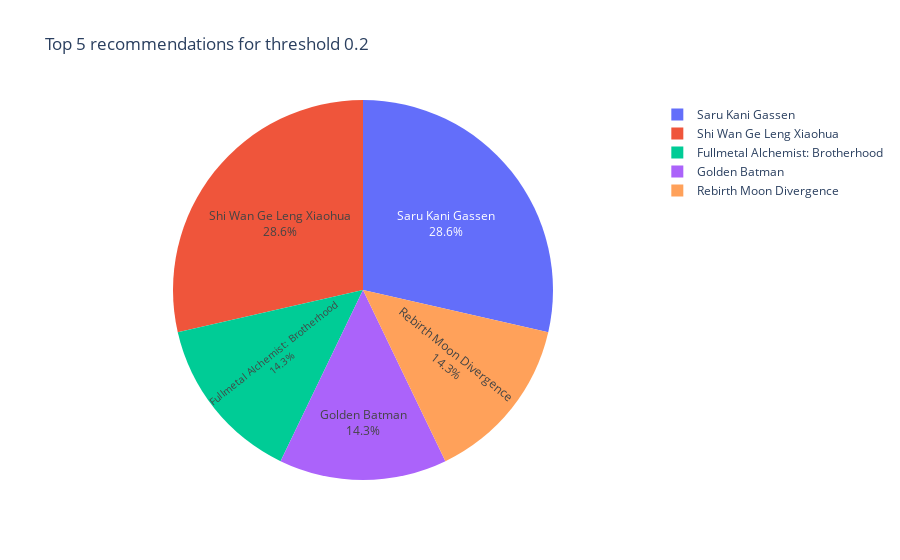

This figure's notebook cell:
### Markdown cell above
Given a target anime "Kimi no Na wa." and recommending a list of similar anime based on cosine similarity scores with different threshold values

### Code cell
threshold_values = [0.2, 0.5, 0.9]
target_anime = 'Kimi no Na wa.'

for threshold in threshold_values:
    # Get recommendations for the current threshold
    recommended_anime = recommend_similar_anime(target_anime, threshold=threshold)

    # Create a DataFrame to display the recommended anime
    df_recommendations = pd.DataFrame(recommended_anime, columns=['Recommended Anime'])

    # Add additional information
    num_recommendations = len(recommended_anime)
    value_counts = df_recommendations['Recommended Anime'].value_counts()
    top_5_recommendations = value_counts.head(5)

    # Create pie chart of the top 5 recommendations
    fig = px.pie(names=top_5_recommendations.index, values=top_5_recommendations.values,
                 title=f'Top 5 recommendations for threshold {threshold}',
                 labels={'names': 'Anime', 'values': 'Count'})
    fig.update_traces(textposition='inside', textinfo='percent+label')
    fig.show()

    # Display the information for the current threshold
    print(f"\nRecommendations for threshold {threshold}:")
    print("Recommended anime similar to '{}':".format(target_anime))
    print(df_recommendations)
    print("\nNumber of recommendations:", num_recommendations)
    print("\nValue counts of recommended anime:")
    print(value_counts)
    print("\nTop 5 recommendations:")
    print(top_5_recommendations)

### Figure 1 — Plotly figure (JSON) as saved in the notebook; plotly's stock layout.template omitted (floating-point values rounded to 4 significant figures)
{"data": [{"domain": {"x": [0, 1], "y": [0, 1]}, "hovertemplate": "Anime=%{label}<br>Count=%{value}<extra></extra>", "labels": ["Saru Kani Gassen", "Shi Wan Ge Leng Xiaohua", "Fullmetal Alchemist: Brotherhood", "Golden Batman", "Rebirth Moon Divergence"], "legendgroup": "", "name": "", "showlegend": true, "textinfo": "percent+label", "textposition": "inside", "type": "pie", "values": [2, 2, 1, 1, 1]}], "layout": {"autosize": true, "legend": {"tracegroupgap": 0}, "title": {"text": "Top 5 recommendations for threshold 0.2"}}}
